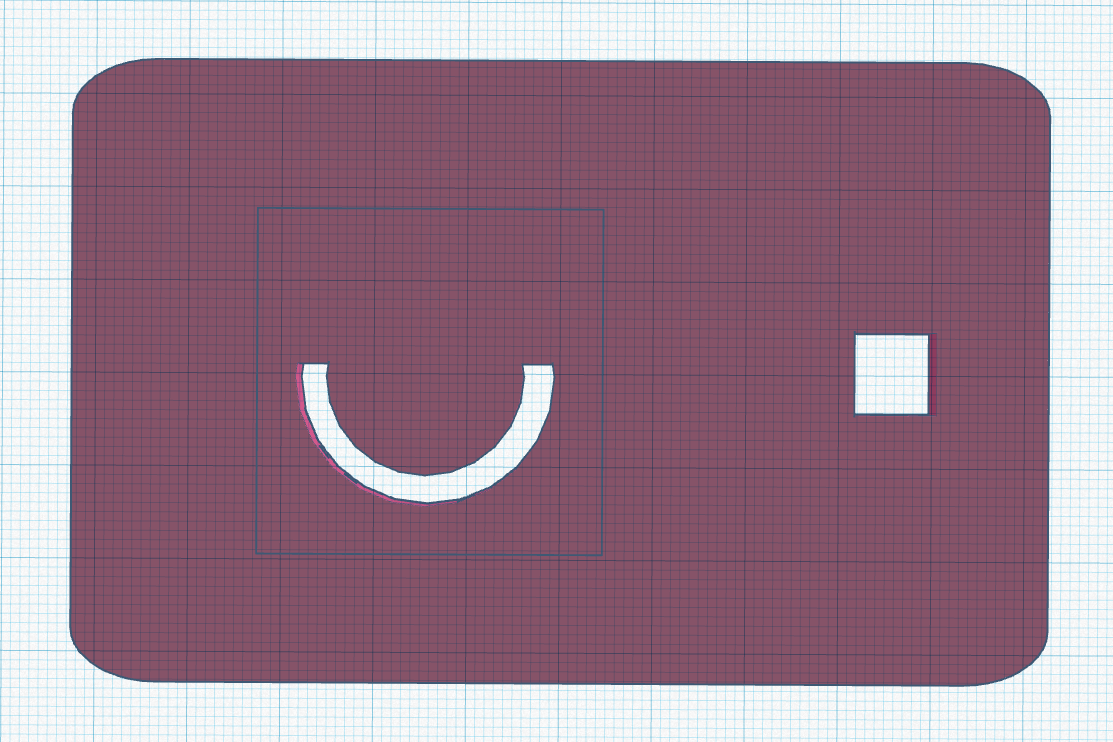
#> input picture TreeCamera/img/001_box_front.png, 1113 x 742 px; its folder holds only this picture in this run
$ python -i main.py   (imports and definitions only)
#> lines starting #> are read from the running program, lines starting #| are printed output that depends on the picture

# import the necessary packages
import numpy as np
import imutils
import datetime
import time
import threading

# [1 line not run here, left out]
outputFrame = None


class SingleMotionDetector:
    def __init__(self, accumWeight=0.5):
        # store the accumulated weight factor
        self.accumWeight = accumWeight

        # initialize the background model
        self.bg = None

    # [9 lines left out: function update, not called in this run]

    def detect(self, image, tVal=25):
        # compute the absolute difference between the background model
        # and the image passed in, then threshold the delta image
        delta = cv2.absdiff(self.bg.astype("uint8"), image)
        thresh = cv2.threshold(delta, tVal, 255, cv2.THRESH_BINARY)[1]

        # perform a series of erosions and dilations to remove small
        # blobs
        thresh = cv2.erode(thresh, None, iterations=2)
        thresh = cv2.dilate(thresh, None, iterations=2)

        # find contours in the thresholded image and initialize the
        # minimum and maximum bounding box regions for motion
        cnts = cv2.findContours(thresh.copy(), cv2.RETR_EXTERNAL,
            cv2.CHAIN_APPROX_SIMPLE)
        cnts = imutils.grab_contours(cnts)
        (minX, minY) = (np.inf, np.inf)
        (maxX, maxY) = (-np.inf, -np.inf)

        # if no contours were found, return None
        if len(cnts) == 0:
            return None

        # otherwise, loop over the contours
        for c in cnts:
            # compute the bounding box of the contour and use it to
            # update the minimum and maximum bounding box regions
            (x, y, w, h) = cv2.boundingRect(c)
            (minX, minY) = (min(minX, x), min(minY, y))
            (maxX, maxY) = (max(maxX, x + w), max(maxY, y + h))

        # otherwise, return a tuple of the thresholded image along
        # with bounding box
        return (thresh, (minX, minY, maxX, maxY))


total = 0


import cv2
from threading import Thread
md = None
_frame = None
async_process_t = None
initialized = None

# [24 lines left out: functions initialize, _destroy, not called in this run]


# This is the latest overlay
def _overlay(frame):
    return frame


# [63 lines left out: functions _calculate_overlay, _async_process, _async_overlay, not called in this run]

>>> import cv2
>>> picture = cv2.imread('../../TreeCamera/img/001_box_front.png', cv2.IMREAD_GRAYSCALE)
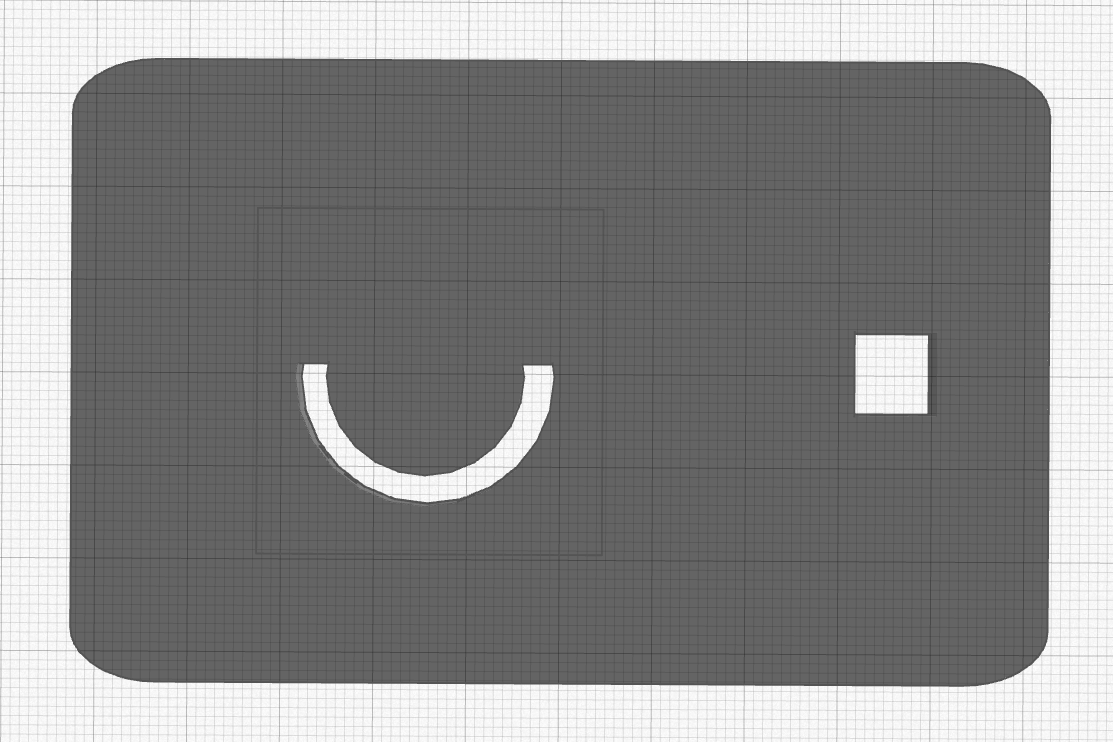
#> picture: shape (742, 1113); min 49, max 253, mean 137.8
>>> result = SingleMotionDetector().detect(picture)
#> (the run stopped early here; a loop or call above may not have finished)

$ run again, on TreeCamera/img/003_shaft_base.png
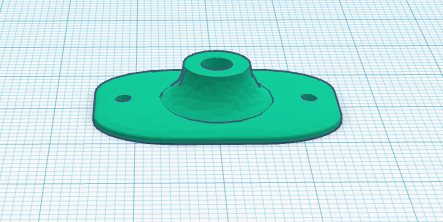
#> input picture TreeCamera/img/003_shaft_base.png, 443 x 222 px
#> `picture = cv2.imread('../../TreeCamera/img/001_box_front.png', cv2.IMR..`:
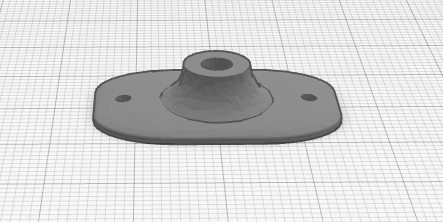
#> picture: shape (222, 443); min 54, max 252, mean 214.4
